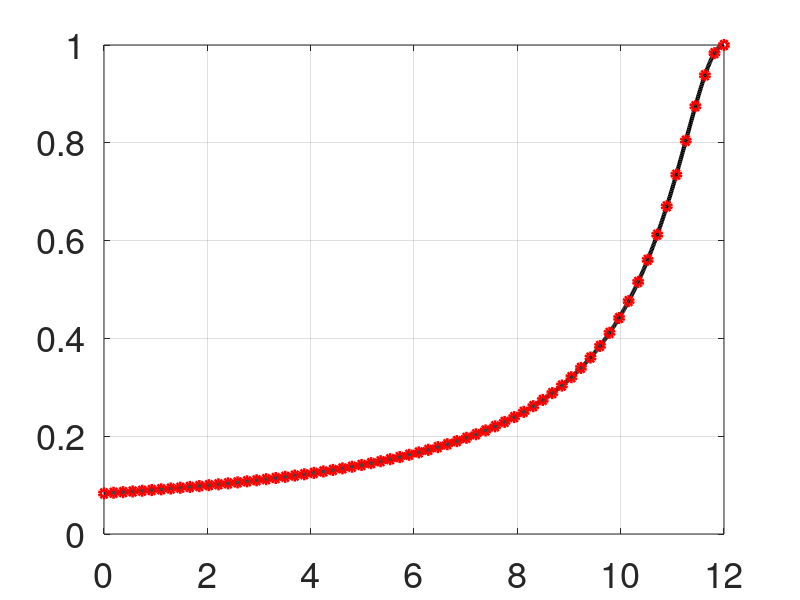
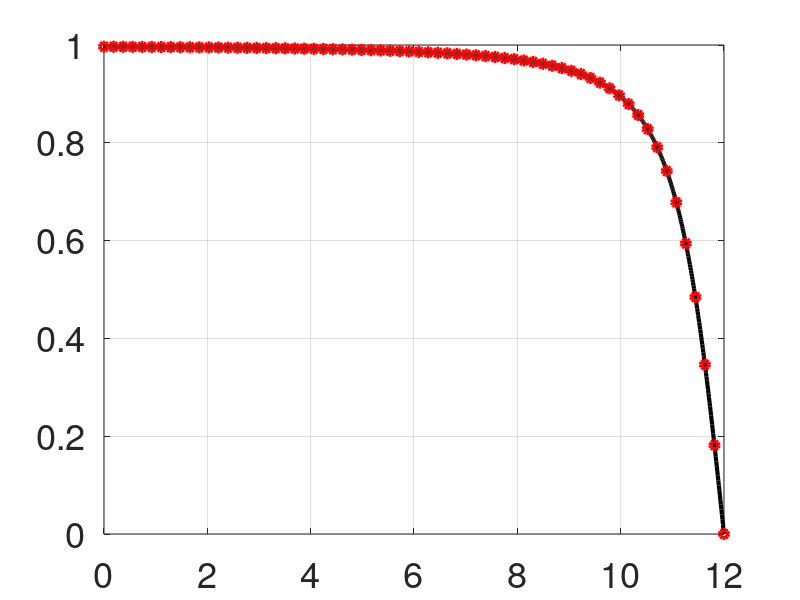

These charts were generated, in order, by the following MATLAB code: (Note: this script raises an error after producing the figures.)
clear all 
close all

%% Define the following functions
T = 12;
u1 = @(t) 1./(sqrt(1+(T-t).^2));
u2 = @(t) (T-t)./(sqrt(1+(T-t).^2));
% Plot the functions in [0,T]
t = 0:0.01:T;
figure(1)
plot(t,u1(t),'LineWidth',3,'Color','k'); hold on
set(gca,'fontsize', 26);
grid on
figure(2)
plot(t,u2(t),'Linewidth',3,'Color','k'); hold on
grid on
set(gca,'fontsize', 26);




%% Approximation at equidistant nodes
N = 65;
t_nodes = linspace(0,12,N+1);
u1_nodes = u1(t_nodes);
u2_nodes = u2(t_nodes);

figure(1)
plot(t_nodes,u1_nodes,'o','Color','r','LineWidth',3);

figure(2)
plot(t_nodes,u2_nodes,'o','Color','r','LineWidth',3);

u1_N = LagrangePoly(u1_nodes,t_nodes,t);
u2_N = LagrangePoly(u2_nodes,t_nodes,t);

figure(1)
plot(t,u1_N,'Color','r','LineWidth',3);

figure(2)
plot(t,u2_N,'Color','r','LineWidth',3);





%% Approximation at LGL nodes
N = 100;
[t_nodes,w,Dm] = LGL_PS(N,T)
u1_nodes = u1(t_nodes);
u2_nodes = u2(t_nodes);

figure(1)
plot(t_nodes,u1_nodes,'o','Color','g','LineWidth',3);

figure(2)
plot(t_nodes,u2_nodes,'o','Color','g','LineWidth',3);

u1_N = LagrangePoly(u1_nodes,t_nodes,t);
u2_N = LagrangePoly(u2_nodes,t_nodes,t);

figure(1)
plot(t,u1_N,'Color','g','LineWidth',3);

figure(2)
plot(t,u2_N,'Color','g','LineWidth',3);